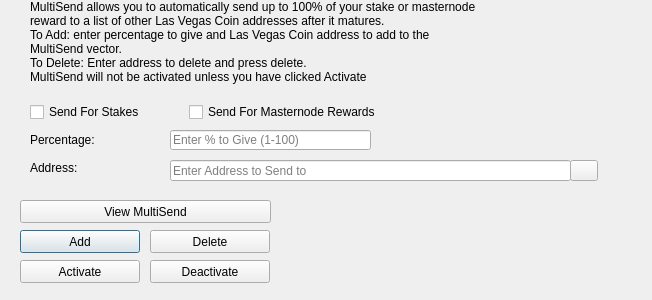
<?xml version="1.0" encoding="UTF-8"?>
<ui version="4.0">
 <class>MultiSendDialog</class>
 <widget class="QDialog" name="MultiSendDialog">
  <property name="windowModality">
   <enum>Qt::NonModal</enum>
  </property>
  <property name="geometry">
   <rect>
    <x>0</x>
    <y>0</y>
    <width>652</width>
    <height>300</height>
   </rect>
  </property>
  <property name="windowTitle">
   <string>MultiSend</string>
  </property>
  <widget class="QLineEdit" name="multiSendPercentEdit">
   <property name="geometry">
    <rect>
     <x>170</x>
     <y>130</y>
     <width>201</width>
     <height>20</height>
    </rect>
   </property>
   <property name="toolTip">
    <string>Enter whole numbers 1 - 100</string>
   </property>
   <property name="placeholderText">
    <string>Enter % to Give (1-100)</string>
   </property>
  </widget>
  <widget class="QLineEdit" name="multiSendAddressEdit">
   <property name="geometry">
    <rect>
     <x>170</x>
     <y>160</y>
     <width>401</width>
     <height>21</height>
    </rect>
   </property>
   <property name="toolTip">
    <string/>
   </property>
   <property name="placeholderText">
    <string>Enter Address to Send to</string>
   </property>
  </widget>
  <widget class="QLabel" name="label_2">
   <property name="geometry">
    <rect>
     <x>30</x>
     <y>0</y>
     <width>451</width>
     <height>121</height>
    </rect>
   </property>
   <property name="lineWidth">
    <number>1</number>
   </property>
   <property name="text">
    <string>MultiSend allows you to automatically send up to 100% of your stake or masternode reward to a list of other Las Vegas Coin addresses after it matures.
To Add: enter percentage to give and Las Vegas Coin address to add to the MultiSend vector.
To Delete: Enter address to delete and press delete.
MultiSend will not be activated unless you have clicked Activate</string>
   </property>
   <property name="alignment">
    <set>Qt::AlignLeading|Qt::AlignLeft|Qt::AlignTop</set>
   </property>
   <property name="wordWrap">
    <bool>true</bool>
   </property>
  </widget>
  <widget class="QLabel" name="message">
   <property name="geometry">
    <rect>
     <x>290</x>
     <y>200</y>
     <width>351</width>
     <height>91</height>
    </rect>
   </property>
   <property name="text">
    <string/>
   </property>
  </widget>
  <widget class="QPushButton" name="addButton">
   <property name="geometry">
    <rect>
     <x>20</x>
     <y>230</y>
     <width>120</width>
     <height>23</height>
    </rect>
   </property>
   <property name="toolTip">
    <string/>
   </property>
   <property name="statusTip">
    <string>Add to MultiSend Vector</string>
   </property>
   <property name="text">
    <string>Add</string>
   </property>
  </widget>
  <widget class="QPushButton" name="disableButton">
   <property name="geometry">
    <rect>
     <x>150</x>
     <y>260</y>
     <width>120</width>
     <height>23</height>
    </rect>
   </property>
   <property name="statusTip">
    <string>Deactivate MultiSend</string>
   </property>
   <property name="text">
    <string>Deactivate</string>
   </property>
  </widget>
  <widget class="QPushButton" name="addressBookButton">
   <property name="geometry">
    <rect>
     <x>570</x>
     <y>160</y>
     <width>28</width>
     <height>21</height>
    </rect>
   </property>
   <property name="toolTip">
    <string>Choose an address from the address book</string>
   </property>
   <property name="text">
    <string/>
   </property>
   <property name="icon">
    <iconset resource="../lasvegascoin.qrc">
     <normaloff>:/icons/address-book</normaloff>:/icons/address-book</iconset>
   </property>
   <property name="shortcut">
    <string>Alt+A</string>
   </property>
   <property name="autoDefault">
    <bool>false</bool>
   </property>
  </widget>
  <widget class="QLabel" name="label">
   <property name="geometry">
    <rect>
     <x>30</x>
     <y>130</y>
     <width>121</width>
     <height>20</height>
    </rect>
   </property>
   <property name="toolTip">
    <string>Percentage of stake to send</string>
   </property>
   <property name="text">
    <string>Percentage:</string>
   </property>
  </widget>
  <widget class="QLabel" name="label_5">
   <property name="geometry">
    <rect>
     <x>30</x>
     <y>160</y>
     <width>111</width>
     <height>16</height>
    </rect>
   </property>
   <property name="toolTip">
    <string>Address to send portion of stake to</string>
   </property>
   <property name="text">
    <string>Address:</string>
   </property>
  </widget>
  <widget class="QPushButton" name="deleteButton">
   <property name="geometry">
    <rect>
     <x>150</x>
     <y>230</y>
     <width>120</width>
     <height>23</height>
    </rect>
   </property>
   <property name="toolTip">
    <string/>
   </property>
   <property name="statusTip">
    <string>Delete Address From MultiSend Vector</string>
   </property>
   <property name="text">
    <string>Delete</string>
   </property>
  </widget>
  <widget class="QPushButton" name="activateButton">
   <property name="geometry">
    <rect>
     <x>20</x>
     <y>260</y>
     <width>120</width>
     <height>23</height>
    </rect>
   </property>
   <property name="statusTip">
    <string>Activate MultiSend</string>
   </property>
   <property name="text">
    <string>Activate</string>
   </property>
  </widget>
  <widget class="QPushButton" name="viewButton">
   <property name="geometry">
    <rect>
     <x>20</x>
     <y>200</y>
     <width>251</width>
     <height>23</height>
    </rect>
   </property>
   <property name="toolTip">
    <string/>
   </property>
   <property name="statusTip">
    <string>View MultiSend Vector</string>
   </property>
   <property name="text">
    <string>View MultiSend</string>
   </property>
  </widget>
  <widget class="QWidget" name="horizontalLayoutWidget">
   <property name="geometry">
    <rect>
     <x>30</x>
     <y>100</y>
     <width>351</width>
     <height>24</height>
    </rect>
   </property>
   <layout class="QHBoxLayout" name="horizontalLayout">
    <item>
     <widget class="QCheckBox" name="multiSendStakeCheckBox">
      <property name="text">
       <string>Send For Stakes</string>
      </property>
     </widget>
    </item>
    <item>
     <widget class="QCheckBox" name="multiSendMasternodeCheckBox">
      <property name="text">
       <string>Send For Masternode Rewards</string>
      </property>
     </widget>
    </item>
   </layout>
  </widget>
 </widget>
 <resources>
  <include location="../lasvegascoin.qrc"/>
 </resources>
 <connections/>
</ui>
